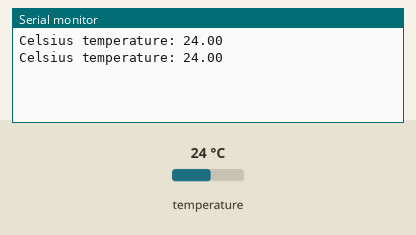
Bench run of a sketch on a simulated Arduino Leonardo, built with avr-gcc and run on an emulated ATmega32U4. Shown: the last lines printed to the serial monitor. The test bench sets the inputs (shaded band); at power-on: temperature 24 °C.

Above: at 3.3 s.
3.4 s: temperature set to 12 °C
At 5.1 s:
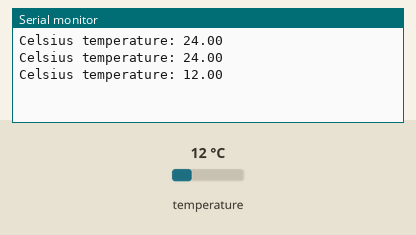
5.9 s: temperature set to 19 °C
At 7.5 s:
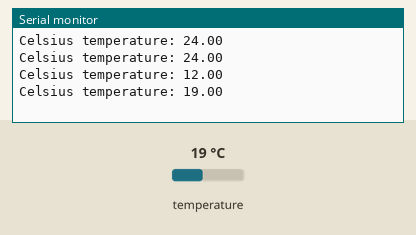
Timing chart, 0 to 9.0 s (numbered marks = the images above; inputs shaded):
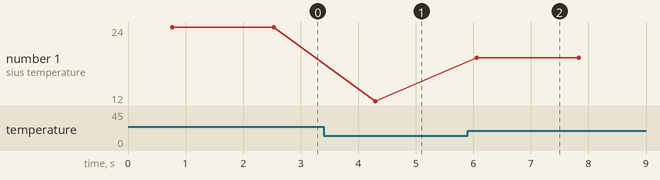

The sketch:

DS18B20TemperatureTest.ino
```cpp
//Based on tutorial at https://randomnerdtutorials.com/guide-for-ds18b20-temperature-sensor-with-arduino/

#include <OneWire.h>
#include <DallasTemperature.h>

#define ONE_WIRE_BUS 5    // pin number

OneWire oneWire(ONE_WIRE_BUS);

DallasTemperature sensors(&oneWire);


void setup() {
  // put your setup code here, to run once:

  // Start serial connection
  Serial.begin(9600);

  sensors.begin();

}

void loop() {
  // put your main code here, to run repeatedly:


  sensors.requestTemperatures();

  Serial.print("Celsius temperature: ");
  Serial.print(sensors.getTempCByIndex(0));
  Serial.print("\n");

  delay(1000);

}
```

Measured:
- after the input at 3.4 s, the serial monitor: prints a new line after 0.90 s (image 1)
- after the input at 5.9 s, the serial monitor: prints a new line after 0.16 s (image 2)
- plotted number 1: 24 → 12 after the input at 3.4 s, 12 → 19 after the input at 5.9 s
